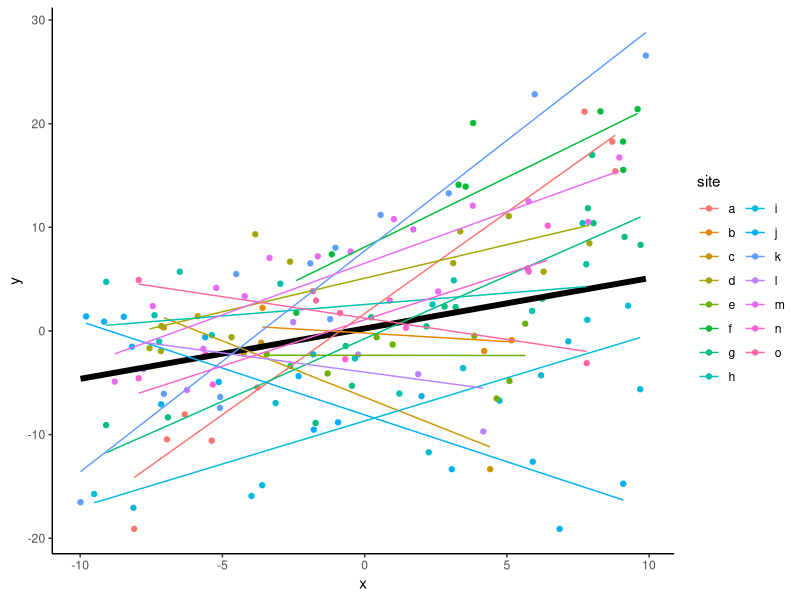
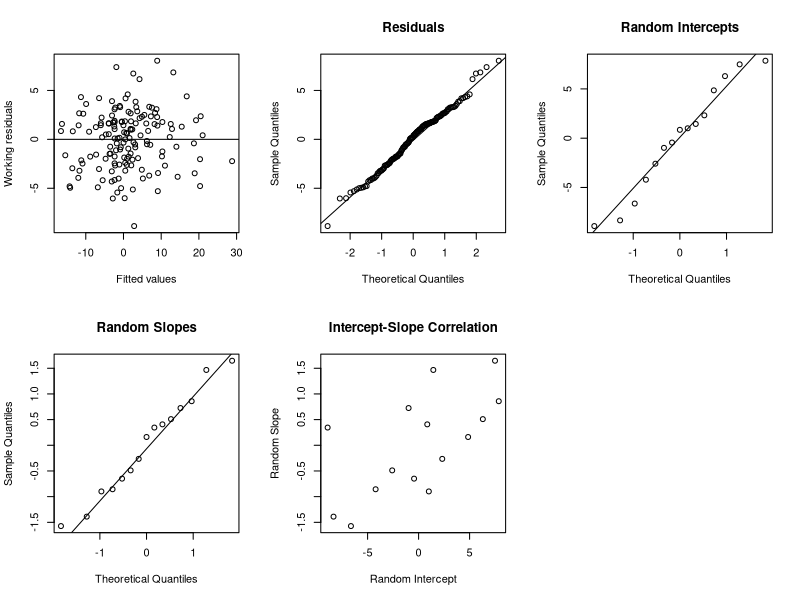

Here is the R script that generated these plots, in order:
## ---- chunk 1
#Trick to get smaller R code size with out resorting to LaTeX text sizes
def.chunk.hook  <- knitr::knit_hooks$get("chunk")
knitr::knit_hooks$set(chunk = function(x, options) {
  x <- def.chunk.hook(x, options)
  ifelse(options$size != "normalsize", paste0("\n \\", options$size,"\n\n", x, "\n\n \\normalsize"), x)
})

knitr::opts_chunk$set(echo = FALSE, eval = TRUE, message=TRUE, warning=TRUE, size = 'footnotesize')
library(tidyverse)
theme_set(theme_classic())
library(lme4)
library(ggeffects)
library(ggpubr)
# library(knitr)
# library(kableExtra)
# library(latex2exp)

set.seed(123)

#Generate data
n <- 150
ngroups <- 15
x <- runif(n,-10,10) #Single fixed effect predictor
g <- sample(letters[1:ngroups],n,TRUE) #Groups
intercept <- 1
slopeX <- 0.5
sigmaR <- 3 #Residual sigma 
sigmaG <- 5 #Group intercept sigma
sigmaG_slope <- abs(slopeX*2) #Slope sigma (half slope value)

#Correlated intercepts and slopes, using Choleski matrices
raneffs <- matrix(rnorm(ngroups*2,0,1),ncol=2) #Uncorrelated unit normals
slopeCor <- 0.7 #Intercept-slope correlation
corMat <- matrix(c(1,slopeCor,slopeCor,1),ncol=2) #Correlation matrix
cholCorMat <- chol(corMat) #Choleski transform of corMat
raneffs <- raneffs %*% cholCorMat #Induces correlation in slopes
raneffs <- raneffs * matrix(rep(c(sigmaG,sigmaG_slope),each=ngroups),ncol=2,
                            dimnames=list(letters[1:ngroups],c('Int','Slope'))) #Changes SD for each column
raneff_int <- model.matrix(~g-1) %*% raneffs[,1] #Intercept vector
raneff_slope <- x * model.matrix(~g-1) %*% raneffs[,2]  #Slope vector

yhat <- intercept + slopeX*x + raneff_int + raneff_slope  #Expected value
y <- rnorm(n,yhat,sigmaR) #Data (normal)
y2 <- rnbinom(n,exp(yhat),sigmaR) #Data (NB)
dat <- data.frame(y,y2,x,site=g) #Assemble into data frame

## ---- chunk 2
mm1 <- lmer(y ~ x + (x|site),data=dat) 
dat %>% mutate(pred=predict(mm1),gpred=predict(mm1,re.form=~0)) %>% 
  ggplot(aes(x=x,y=y,col=site))+
  geom_point()+
  geom_line(aes(y=gpred),col='black',size=2) +
  geom_line(aes(y=pred))+guides(col=guide_legend(ncol=2))
## ---- chunk 3
par(mfrow=c(2,3))
plot(fitted(mm1),resid(mm1,type='working'),xlab='Fitted values',ylab='Working residuals'); abline(h=0)
qqnorm(resid(mm1,type='working'),main='Residuals');qqline(resid(mm1,type='working'))
qqnorm(ranef(mm1)$site[,1],main='Random Intercepts');qqline(ranef(mm1)$site[,1])
qqnorm(ranef(mm1)$site[,2],main='Random Slopes');qqline(ranef(mm1)$site[,2])
plot(ranef(mm1)$site,xlab='Random Intercept',ylab='Random Slope',main='Intercept-Slope Correlation')
# par(mfrow=c(1,1))
## ---- chunk 4
mm1 <- update(mm1,REML=FALSE) #Refit model using ML rather than REML
drop1(mm1,test='Chisq') #x has a very strong effect!
## ---- chunk 5
mm1 <- update(mm1,REML=TRUE) #Reset to REML
meanEst <- fixef(mm1)[2] #Get mean
seEst <- sqrt(vcov(mm1)[2,2]) #Get standard error
(1-pnorm(meanEst/seEst,0,1))*2 #p-value from 2-sided Z-test
